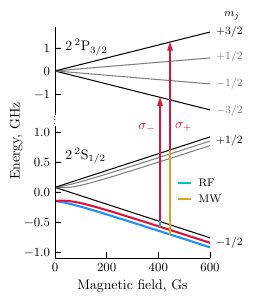

Generate this figure with Python:
from arc import Lithium6
import numpy as np
import matplotlib.pyplot as plt
from matplotlib.patches import FancyArrow
from matplotlib.lines import Line2D
plt.style.use('thesis.mplstyle')
from colors import red, blue, cyan, gold

gray = (0.5, 0.5, 0.5)

atom = Lithium6()
B = np.linspace(0, 600, 1000)

ES12, _, _ = atom.breitRabi(2, 0, 1/2, B * 1e-4)
EP32, _, _ = atom.breitRabi(2, 1, 3/2, B * 1e-4)
EP32 = EP32[:, ::3] 

fig, (ax1, ax2) = plt.subplots(2, 1, figsize=(2, 3), gridspec_kw={'height_ratios': [1, 3/2], 'hspace': 0.1})

# 2S_{1/2}
for (j, c) in enumerate([blue, red, 'k', gray, gray, 'k']):
    ax2.plot(B, ES12[:, j] * 1e-9, color=c,
             linewidth=0.75 if c in ['k',gray]  else 1.5,
             label={blue: r"$|2\rangle$", red: r"$|1\rangle$"}.get(c, None))

# 2P_{3/2}
for (j, c) in zip(range(EP32.shape[1]), ['k', gray, gray, 'k']):
    ax1.plot(B, EP32[:, j] * 1e-9, color=c, linewidth=0.75)

# frame
ax1.spines['top'].set_visible(False)
ax1.spines['right'].set_visible(False)
ax2.spines['right'].set_visible(False)
# combine
ax1.spines['bottom'].set_visible(False)
ax2.spines['top'].set_visible(False)
ax1.set_xticks([])
ax1.yaxis.set_ticks_position('left')
ax2.yaxis.set_ticks_position('left')
ax2.xaxis.set_ticks_position('bottom')
# limits
for ax in (ax1, ax2):
    ax.minorticks_off()
    ax.tick_params(axis='both', which='major', length=4)
    ax.set_xlim(0,600)
ax1.set_ylim(-1.9,1.9)
ax2.set_ylim(-1.1,1.1)

# levels labels
ax1.text(40, 1, r"$2\,{}^2\mathrm{P}_{3/2}$", ha='left', va='center')
ax2.text(40, 0.6, r"$2\,{}^2\mathrm{S}_{1/2}$", ha='left', va='center')

# m_j
fig.text(0.97, 0.92, "$m_j$", va='center', size=8)
fig.text(0.93, 0.865, "$+3/2$", va='center', size=8)
fig.text(0.93, 0.78, "$+1/2$", va='center', size=8, color=gray)
fig.text(0.93, 0.69, "$-1/2$", va='center', size=8, color=gray)
fig.text(0.93, 0.60, "$-3/2$", va='center', size=8, color=gray)
fig.text(0.93, 0.50, "$+1/2$", va='center', size=8)
fig.text(0.93, 0.16, "$-1/2$", va='center', size=8)

# axis label
fig.text(-0.1, 0.5, "Energy, GHz", va='center', rotation='vertical')
ax2.set_xlabel("Magnetic field, Gs")

# fluorescence
kwargs = dict(transform=fig.transFigure, width=0.002, head_width=0.02, head_length=0.02, length_includes_head=True, color=red)
fig.patches.append(FancyArrow(0.65, 0.234, 0.0, 0.405, **kwargs))
fig.patches.append(FancyArrow(0.7, 0.473, 0.0, 0.35, **kwargs))
fig.text(0.625, 0.55, r"$\sigma_-$", va='center', ha='right', color=red)
fig.text(0.725, 0.55, r"$\sigma_+$", va='center', ha='left', color=red)

# RF&MW
kwargs.update(color=cyan, head_length=0, head_width=0)
fig.patches.append(FancyArrow(0.65, 0.216, 0.0, 0.014, **kwargs))
kwargs.update(color=gold)
fig.patches.append(FancyArrow(0.7, 0.190, 0.0, 0.264+0.0145, **kwargs))
legend_elements = [
    Line2D([0], [0], color=cyan, lw=1.5, linestyle='-', label="RF"),
    Line2D([0], [0], color=gold, lw=1.5, linestyle='-', label="MW")
]
fig.legend(
    handles=legend_elements, frameon=False, 
    handlelength=1, fontsize=8, 
    bbox_to_anchor=(0.85, 0.33), loc='center', bbox_transform=fig.transFigure
)

# broken
fig.text(0.089, 0.569, r"...", va='center', ha='left', rotation=90, size=8)

plt.savefig("li6-zeeman-broken.pdf", bbox_inches='tight')
plt.close()